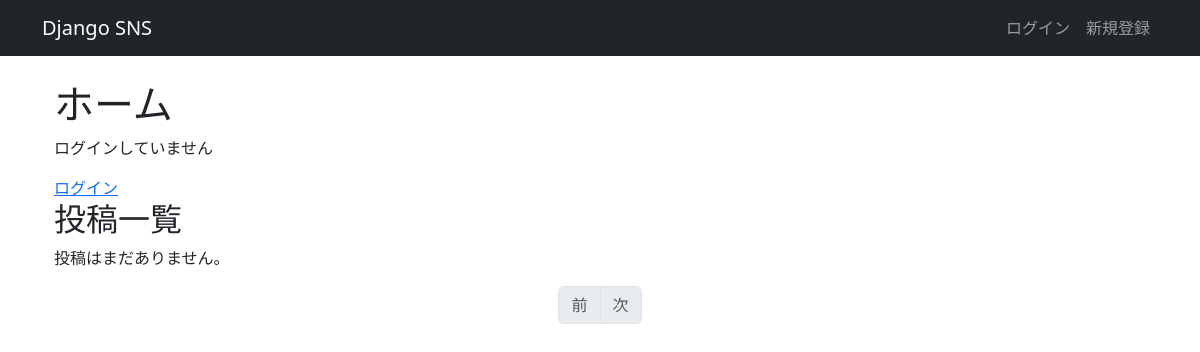
The app's page /, older data.
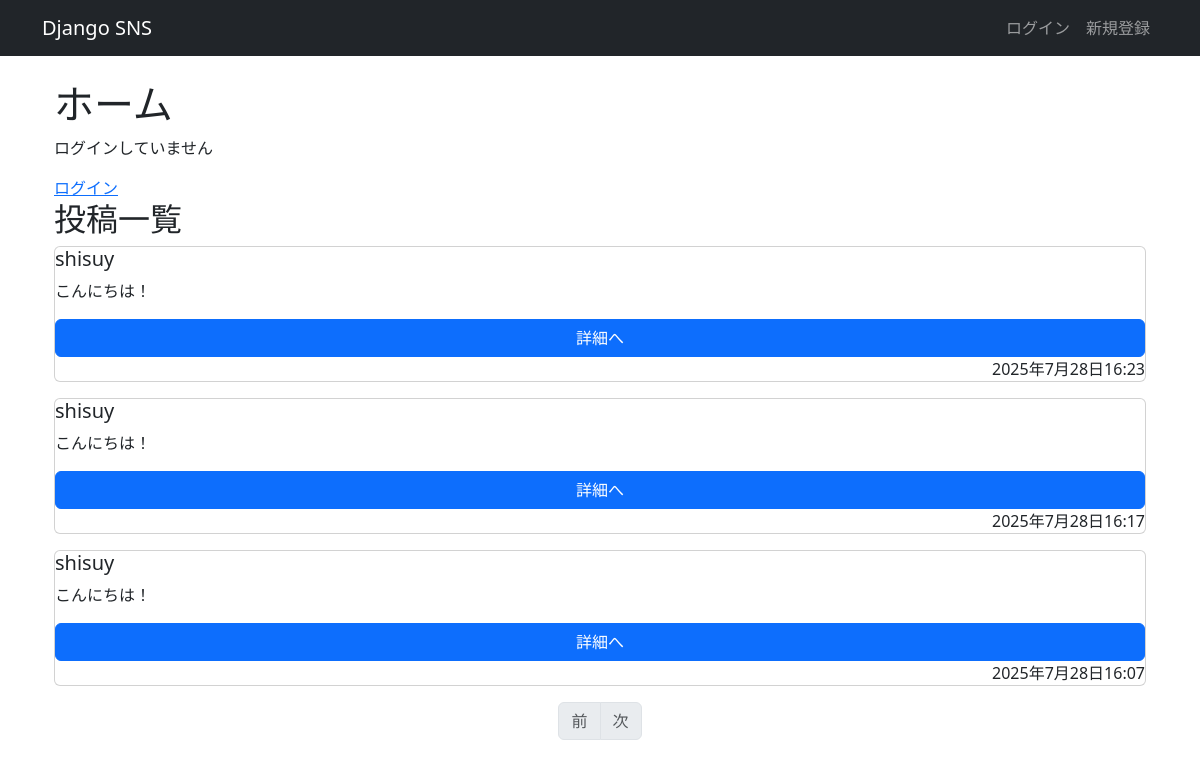
The same page, newer data.
### post/models.py (models this page shows)
class Post(models.Model):
    owner = models.ForeignKey(
        settings.AUTH_USER_MODEL,
        on_delete = models.CASCADE,
        related_name = 'post_owner'
    )
    content = models.CharField(max_length = 100)
    created_at = models.DateTimeField(auto_now_add=True)
    favorite_count = models.IntegerField(default = 0)
    image = models.ImageField(upload_to = '', null = True, blank = True)
    VISIBILITY_CHOICE =[
        ('PUBLIC', '公開'),
        ('PRIVATE', '非公開')
    ]
    visibility = models.CharField(
        max_length = 10,
        choices = VISIBILITY_CHOICE,
        default = 'PUBLIC'
    )
    class Meta:
        ordering = ('-created_at',)

### account/models.py (models this page shows)
class Account(AbstractUser):
    avator = models.ImageField(
        upload_to = '',
        null = True,
        blank = True
    )
    follower_count = models.IntegerField(default = 0)
    following_count = models.IntegerField(default = 0)

### post/views.py (the view)
# urls.py: path('', views.index, name = 'index'),
def index(request, num = 1):
    data = Post.objects.filter(visibility = 'PUBLIC')
    page = Paginator(data, 5)
    params = {
        'object_list':data
    }
    return render(request, 'post/home.html', params)

### templates/post/home.html (shortened to what this page needs)
{% extends 'base.html' %}
{% block content %}
<div class="container">
    <h1>ホーム</h1>
    {% if user.is_authenticated %}
        <p>こんにちは！
            <img src = "{{ user.avator.url }}" style = "width:50px; height:auto">{{ user.username }}</img>
        </p>
        <form method="post" action="{% url 'logout' %}">
            {% csrf_token %}
            <button type="submit">ログアウト</button>
        </form>
    {% else %}
        <p>ログインしていません</p>
        <a href="{% url 'login' %}">ログイン</a>
    {% endif %}
    <h2>投稿一覧</h2>
    {% include 'post/pagination.html'%}
{% endblock %}

### templates/post/pagination.html (shortened to what this page needs)
{% block content%}
{% for item in object_list %}
<div class="card mb-3">
    <h5 class="card-title">{{ item.owner }}</h5>
    <p class="card-text">{{ item.content }}</p>
    <a href = "{% url 'post_detail' item.pk %}" class = 'btn btn-primary'>詳細へ</a>
    <p class="card-text text-end">{{ item.created_at }}</p>
</div>
    {% empty %}
        <p>投稿はまだありません。</p>
{% endfor %}
<nav>
    <ul class="pagination justify-content-center">
        {% if object_list.has_previous %}
            <li class="page-item">
                <a class="page-link" href="?page={{ object_list.previous_page_number }}">前</a>
            </li>
        {% else %}
            <li class="page-item disabled">
                <span class="page-link">前</span>
            </li>
        {% endif %}
        {% if object_list.has_next %}
            <li class="page-item">
                <a class="page-link" href="?page={{ object_list.next_page_number }}">次</a>
            </li>
        {% else %}
            <li class="page-item disabled">
                <span class="page-link">次</span>
            </li>
        {% endif %}
    </ul>
</nav>
{% endblock %}

Row changes from the older to the newer data that the page shows:
added Post: owner "shisuy", content "こんにちは！", created_at "2025年7月28日16:23"
added Post: owner "shisuy", content "こんにちは！", created_at "2025年7月28日16:17"
added Post: owner "shisuy", content "こんにちは！", created_at "2025年7月28日16:07"
Text that changed along with them:
text no longer shown: "投稿はまだありません。"
